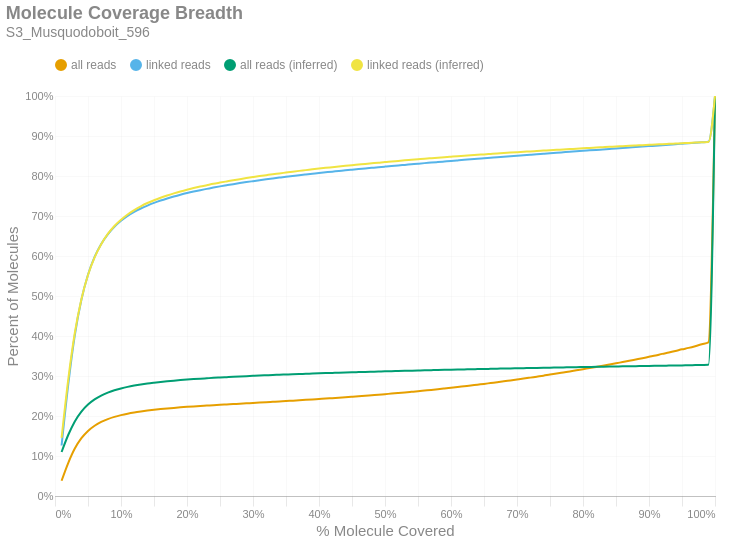

Source (notebook cell):
### Markdown cell above
### Molecule Read Coverage
This chart shows molecule coverage breadth as computed by the number of bases aligned to that molecule. In other words, "*how much of each unique long molecule is actually sequenced/aligned?*" Keep in mind there is a distinction between sequences and alignments, since some sequences belonging to a particular molecule may not align well and wouldn't appear in the alignment data. This chart also shows molecule coverage breadth as computed by the *inferred fragment* from which the aligned sequences originate. Unlike read coverage, this calculation takes into account the total insert size, including unsequenced gaps between the forward and reverse reads. Like the previous figures, these are cumulative percents.

### Code cell
if SKIPLR:
    print_html(f"Skipped")
else:
    binned_df = consolidated_hist(valids['coverage_bp'], mask, 0.01, True)
    binned_df_inf = consolidated_hist(valids['coverage_inserts'], mask, 0.01, True)
    binned_df = binned_df.with_columns(pl.lit(binned_df_inf['all reads (cumsum)']).alias('all reads (inferred)'))
    binned_df = binned_df.with_columns(pl.lit(binned_df_inf['linked reads (cumsum)']).alias('linked reads (inferred)'))
    binned_df = binned_df.with_columns(
        (pl.col('bin').cast(pl.Float64) + 0.01).alias('right_edge')
    )

    with SafeRender(binned_df):
        (
            density_plot(binned_df, 'Molecule Coverage Breadth', samplename, 'molcov', ['all reads (inferred)','linked reads (inferred)'])
            .encode(
                #x=alt.X('bin:Q', title="% Molecule Covered").axis(format = '%').scale(padding=0),
                x=alt.X('right_edge:Q', title="% Molecule Covered").axis(format='%').scale(padding=0),
                y=alt.Y('value:Q', title='Percent of Molecules')
                    .axis(format='%')
                    .stack(False)
                    .scale(domainMin=0, padding=0),
                color=alt.Color("key:N").scale(domain = ["all reads", "linked reads", "all reads (inferred)", "linked reads (inferred)"]),
                tooltip = [
                    alt.Tooltip("key:N", title = "Data Type"),
                    alt.Tooltip("range_label:N", title="% Molecule Covered"),
                    alt.Tooltip("value:Q", format = ".2%", title="% Molecules")
                ]
            )
        ).display()

### Figure 1 — Vega-Lite specification as saved in the notebook (floating-point values rounded to 4 significant figures)
{"width": "container", "height": 400, "config": {"title": {"anchor": "start", "dy": -15, "fontSize": 18, "color": "#888888", "subtitleColor": "#888888", "subtitleFontSize": 14}, "arc": {"fill": "#0072B2"}, "axis": {"domainColor": "#888888", "domainWidth": 0.5, "gridWidth": 0.2, "grid": false, "titleFontWeight": 400, "titleFontSize": 15, "labelFontSize": 11, "labelColor": "#888888", "tickColor": "#888888", "tickWidth": 0.2, "titleColor": "#888888"}, "axisBand": {"grid": false}, "axisX": {"grid": true, "tickSize": 10, "domainCap": "round"}, "axisY": {"domain": false, "grid": true, "tickSize": 0, "domainCap": "round"}, "background": "transparent", "header": {"labelFontSize": 15, "labelColor": "#888888", "titleFontSize": 15, "titleFontWeight": 600, "titleColor": "#888888"}, "legend": {"labelFont": "sans-serif", "labelFontSize": 12, "labelColor": "#888888", "symbolSize": 100, "symbolType": "circle", "titleFontSize": 12, "titlePadding": 10, "titleColor": "#888888", "title": null, "orient": "top"}, "range": {"category": ["#E69F00", "#56B4E9", "#009E73", "#F0E442", "#0072B2", "#D55E00", "#CC79A7", "#000000"], "diverging": ["#cfe8f3", "#a2d4ec", "#73bfe2", "#46abdb", "#1696d2", "#12719e"]}, "area": {"fill": "#0072B2", "fillOpacity": 0.7, "line": true, "strokeOpacity": 0.7}, "line": {"color": "#0072B2", "stroke": "#0072B2", "strokeWidth": 2}, "trail": {"color": "#0072B2", "stroke": "#0072B2", "strokeWidth": 0, "size": 1}, "point": {"filled": true, "fillOpacity": 1.0, "size": 95}, "text": {"color": "#888888", "fontSize": 11, "align": "right", "fontWeight": 400, "size": 11}, "bar": {"fill": "#0072B2", "stroke": null}, "view": {"stroke": null, "continuousWidth": 660, "continuousHeight": 400}}, "data": {"name": "data-82445b0f85696a93970ed2dad553338c"}, "mark": {"type": "line", "interpolate": "monotone", "point": {"opacity": 0, "size": 275}}, "encoding": {"color": {"field": "key", "scale": {"domain": ["all reads", "linked reads", "all reads (inferred)", "linked reads (inferred)"]}, "type": "nominal"}, "tooltip": [{"field": "key", "title": "Data Type", "type": "nominal"}, {"field": "range_label", "title": "% Molecule Covered", "type": "nominal"}, {"field": "value", "format": ".2%", "title": "% Molecules", "type": "quantitative"}], "x": {"axis": {"format": "%"}, "field": "right_edge", "scale": {"padding": 0}, "title": "% Molecule Covered", "type": "quantitative"}, "y": {"axis": {"format": "%"}, "field": "value", "scale": {"domainMin": 0, "padding": 0}, "stack": false, "title": "Percent of Molecules", "type": "quantitative"}}, "params": [{"name": "param_c36ac31b6afebe62", "select": {"type": "point", "fields": ["key"]}, "bind": "legend"}], "title": {"text": "Molecule Coverage Breadth", "subtitle": "S3_Musquodoboit_596"}, "transform": [{"fold": ["all reads (cumsum)", "linked reads (cumsum)", "all reads (inferred)", "linked reads (inferred)"]}, {"calculate": "replace(datum.key, ' (cumsum)', '')", "as": "key"}, {"filter": {"param": "param_c36ac31b6afebe62"}}], "usermeta": {"embedOptions": {"downloadFileName": "S3_Musquodoboit_596.molcov"}}, "$schema": "https://vega.github.io/schema/vega-lite/v6.1.0.json", "datasets": {"data-82445b0f85696a93970ed2dad553338c": [{"bin": "0.0", "interval": "0.0-0.01", "all reads": 0.03812, "linked reads": 0.1262, "all reads (cumsum)": 0.03812, "linked reads (cumsum)": 0.1262, "range_label": "0.0-0.01", "all reads (inferred)": 0.1101, "linked reads (inferred)": 0.1453, "right_edge": 0.01}, {"bin": "0.01", "interval": "0.01-0.02", "all reads": 0.0443, "linked reads": 0.1515, "all reads (cumsum)": 0.08242, "linked reads (cumsum)": 0.2777, "range_label": "0.01-0.02", "all reads (inferred)": 0.1524, "linked reads (inferred)": 0.2905, "right_edge": 0.02}, {"bin": "0.02", "interval": "0.02-0.03", "all reads": 0.03617, "linked reads": 0.1241, "all reads (cumsum)": 0.1186, "linked reads (cumsum)": 0.4018, "range_label": "0.02-0.03", "all reads (inferred)": 0.1864, "linked reads (inferred)": 0.4074, "right_edge": 0.03}, {"bin": "0.03", "interval": "0.03-0.04", "all reads": 0.02595, "linked reads": 0.08898, "all reads (cumsum)": 0.1446, "linked reads (cumsum)": 0.4908, "range_label": "0.03-0.04", "all reads (inferred)": 0.211, "linked reads (inferred)": 0.4919, "right_edge": 0.04}, {"bin": "0.04", "interval": "0.04-0.05", "all reads": 0.01817, "linked reads": 0.06228, "all reads (cumsum)": 0.1627, "linked reads (cumsum)": 0.5531, "range_label": "0.04-0.05", "all reads (inferred)": 0.2287, "linked reads (inferred)": 0.5525, "right_edge": 0.05}, {"bin": "0.05", "interval": "0.05-0.06", "all reads": 0.01302, "linked reads": 0.04455, "all reads (cumsum)": 0.1757, "linked reads (cumsum)": 0.5976, "range_label": "0.05-0.06", "all reads (inferred)": 0.2415, "linked reads (inferred)": 0.5967, "right_edge": 0.06}, {"bin": "0.06", "interval": "0.06-0.07", "all reads": 0.009448, "linked reads": 0.0323, "all reads (cumsum)": 0.1852, "linked reads (cumsum)": 0.6299, "range_label": "0.06-0.07", "all reads (inferred)": 0.2512, "linked reads (inferred)": 0.6297, "right_edge": 0.07}, {"bin": "0.07", "interval": "0.07-0.08", "all reads": 0.007093, "linked reads": 0.02425, "all reads (cumsum)": 0.1923, "linked reads (cumsum)": 0.6542, "range_label": "0.07-0.08", "all reads (inferred)": 0.2586, "linked reads (inferred)": 0.6552, "right_edge": 0.08}, {"bin": "0.08", "interval": "0.08-0.09", "all reads": 0.005526, "linked reads": 0.01883, "all reads (cumsum)": 0.1978, "linked reads (cumsum)": 0.673, "range_label": "0.08-0.09", "all reads (inferred)": 0.2644, "linked reads (inferred)": 0.6751, "right_edge": 0.09}, {"bin": "0.09", "interval": "0.09-0.1", "all reads": 0.004411, "linked reads": 0.01499, "all reads (cumsum)": 0.2022, "linked reads (cumsum)": 0.688, "range_label": "0.09-0.1", "all reads (inferred)": 0.2689, "linked reads (inferred)": 0.6906, "right_edge": 0.1}, {"bin": "0.1", "interval": "0.1-0.11", "all reads": 0.00365, "linked reads": 0.0124, "all reads (cumsum)": 0.2059, "linked reads (cumsum)": 0.7004, "range_label": "0.1-0.11", "all reads (inferred)": 0.2728, "linked reads (inferred)": 0.7039, "right_edge": 0.11}, {"bin": "0.11", "interval": "0.11-0.12", "all reads": 0.002989, "linked reads": 0.01011, "all reads (cumsum)": 0.2089, "linked reads (cumsum)": 0.7105, "range_label": "0.11-0.12", "all reads (inferred)": 0.276, "linked reads (inferred)": 0.7148, "right_edge": 0.12}, {"bin": "0.12", "interval": "0.12-0.13", "all reads": 0.002457, "linked reads": 0.00831, "all reads (cumsum)": 0.2113, "linked reads (cumsum)": 0.7188, "range_label": "0.12-0.13", "all reads (inferred)": 0.2788, "linked reads (inferred)": 0.7243, "right_edge": 0.13}, {"bin": "0.13", "interval": "0.13-0.14", "all reads": 0.002165, "linked reads": 0.007302, "all reads (cumsum)": 0.2135, "linked reads (cumsum)": 0.7261, "range_label": "0.13-0.14", "all reads (inferred)": 0.2812, "linked reads (inferred)": 0.7325, "right_edge": 0.14}, {"bin": "0.14", "interval": "0.14-0.15", "all reads": 0.001961, "linked reads": 0.006594, "all reads (cumsum)": 0.2154, "linked reads (cumsum)": 0.7327, "range_label": "0.14-0.15", "all reads (inferred)": 0.2832, "linked reads (inferred)": 0.7393, "right_edge": 0.15}, {"bin": "0.15", "interval": "0.15-0.16", "all reads": 0.001785, "linked reads": 0.005973, "all reads (cumsum)": 0.2172, "linked reads (cumsum)": 0.7387, "range_label": "0.15-0.16", "all reads (inferred)": 0.2851, "linked reads (inferred)": 0.7456, "right_edge": 0.16}, {"bin": "0.16", "interval": "0.16-0.17", "all reads": 0.001585, "linked reads": 0.005261, "all reads (cumsum)": 0.2188, "linked reads (cumsum)": 0.7439, "range_label": "0.16-0.17", "all reads (inferred)": 0.2867, "linked reads (inferred)": 0.7513, "right_edge": 0.17}, {"bin": "0.17", "interval": "0.17-0.18", "all reads": 0.001458, "linked reads": 0.004829, "all reads (cumsum)": 0.2203, "linked reads (cumsum)": 0.7488, "range_label": "0.17-0.18", "all reads (inferred)": 0.2883, "linked reads (inferred)": 0.7566, "right_edge": 0.18}, {"bin": "0.18", "interval": "0.18-0.19", "all reads": 0.001354, "linked reads": 0.004463, "all reads (cumsum)": 0.2216, "linked reads (cumsum)": 0.7532, "range_label": "0.18-0.19", "all reads (inferred)": 0.2897, "linked reads (inferred)": 0.7614, "right_edge": 0.19}, {"bin": "0.19", "interval": "0.19-0.2", "all reads": 0.001245, "linked reads": 0.004112, "all reads (cumsum)": 0.2229, "linked reads (cumsum)": 0.7573, "range_label": "0.19-0.2", "all reads (inferred)": 0.291, "linked reads (inferred)": 0.7658, "right_edge": 0.2}, {"bin": "0.2", "interval": "0.2-0.21", "all reads": 0.00116, "linked reads": 0.003748, "all reads (cumsum)": 0.224, "linked reads (cumsum)": 0.7611, "range_label": "0.2-0.21", "all reads (inferred)": 0.2922, "linked reads (inferred)": 0.7698, "right_edge": 0.21}, {"bin": "0.21", "interval": "0.21-0.22", "all reads": 0.001062, "linked reads": 0.003425, "all reads (cumsum)": 0.2251, "linked reads (cumsum)": 0.7645, "range_label": "0.21-0.22", "all reads (inferred)": 0.2933, "linked reads (inferred)": 0.7736, "right_edge": 0.22}, {"bin": "0.22", "interval": "0.22-0.23", "all reads": 0.001006, "linked reads": 0.00326, "all reads (cumsum)": 0.2261, "linked reads (cumsum)": 0.7678, "range_label": "0.22-0.23", "all reads (inferred)": 0.2943, "linked reads (inferred)": 0.777, "right_edge": 0.23}, {"bin": "0.23", "interval": "0.23-0.24", "all reads": 0.001032, "linked reads": 0.003292, "all reads (cumsum)": 0.2271, "linked reads (cumsum)": 0.7711, "range_label": "0.23-0.24", "all reads (inferred)": 0.2954, "linked reads (inferred)": 0.7805, "right_edge": 0.24}, {"bin": "0.24", "interval": "0.24-0.25", "all reads": 0.0009491, "linked reads": 0.003016, "all reads (cumsum)": 0.2281, "linked reads (cumsum)": 0.7741, "range_label": "0.24-0.25", "all reads (inferred)": 0.2963, "linked reads (inferred)": 0.7835, "right_edge": 0.25}, {"bin": "0.25", "interval": "0.25-0.26", "all reads": 0.0008993, "linked reads": 0.002787, "all reads (cumsum)": 0.229, "linked reads (cumsum)": 0.7769, "range_label": "0.25-0.26", "all reads (inferred)": 0.2971, "linked reads (inferred)": 0.7865, "right_edge": 0.26}, {"bin": "0.26", "interval": "0.26-0.27", "all reads": 0.0009065, "linked reads": 0.002744, "all reads (cumsum)": 0.2299, "linked reads (cumsum)": 0.7796, "range_label": "0.26-0.27", "all reads (inferred)": 0.298, "linked reads (inferred)": 0.7894, "right_edge": 0.27}, {"bin": "0.27", "interval": "0.27-0.28", "all reads": 0.000893, "linked reads": 0.002627, "all reads (cumsum)": 0.2308, "linked reads (cumsum)": 0.7822, "range_label": "0.27-0.28", "all reads (inferred)": 0.2988, "linked reads (inferred)": 0.7921, "right_edge": 0.28}, {"bin": "0.28", "interval": "0.28-0.29", "all reads": 0.0009164, "linked reads": 0.002528, "all reads (cumsum)": 0.2317, "linked reads (cumsum)": 0.7848, "range_label": "0.28-0.29", "all reads (inferred)": 0.2996, "linked reads (inferred)": 0.7948, "right_edge": 0.29}, {"bin": "0.29", "interval": "0.29-0.3", "all reads": 0.0008941, "linked reads": 0.00236, "all reads (cumsum)": 0.2326, "linked reads (cumsum)": 0.7871, "range_label": "0.29-0.3", "all reads (inferred)": 0.3004, "linked reads (inferred)": 0.7973, "right_edge": 0.3}, {"bin": "0.3", "interval": "0.3-0.31", "all reads": 0.0009309, "linked reads": 0.002322, "all reads (cumsum)": 0.2335, "linked reads (cumsum)": 0.7895, "range_label": "0.3-0.31", "all reads (inferred)": 0.3011, "linked reads (inferred)": 0.7998, "right_edge": 0.31}, {"bin": "0.31", "interval": "0.31-0.32", "all reads": 0.0009532, "linked reads": 0.002295, "all reads (cumsum)": 0.2345, "linked reads (cumsum)": 0.7917, "range_label": "0.31-0.32", "all reads (inferred)": 0.3018, "linked reads (inferred)": 0.8021, "right_edge": 0.32}, {"bin": "0.32", "interval": "0.32-0.33", "all reads": 0.0009703, "linked reads": 0.002184, "all reads (cumsum)": 0.2354, "linked reads (cumsum)": 0.7939, "range_label": "0.32-0.33", "all reads (inferred)": 0.3025, "linked reads (inferred)": 0.8044, "right_edge": 0.33}, {"bin": "0.33", "interval": "0.33-0.34", "all reads": 0.0009698, "linked reads": 0.002139, "all reads (cumsum)": 0.2364, "linked reads (cumsum)": 0.7961, "range_label": "0.33-0.34", "all reads (inferred)": 0.3031, "linked reads (inferred)": 0.8065, "right_edge": 0.34}, {"bin": "0.34", "interval": "0.34-0.35", "all reads": 0.000988, "linked reads": 0.002105, "all reads (cumsum)": 0.2374, "linked reads (cumsum)": 0.7982, "range_label": "0.34-0.35", "all reads (inferred)": 0.3037, "linked reads (inferred)": 0.8086, "right_edge": 0.35}, {"bin": "0.35", "interval": "0.35-0.36", "all reads": 0.0009615, "linked reads": 0.001971, "all reads (cumsum)": 0.2384, "linked reads (cumsum)": 0.8001, "range_label": "0.35-0.36", "all reads (inferred)": 0.3044, "linked reads (inferred)": 0.8108, "right_edge": 0.36}, {"bin": "0.36", "interval": "0.36-0.37", "all reads": 0.0009719, "linked reads": 0.001827, "all reads (cumsum)": 0.2393, "linked reads (cumsum)": 0.802, "range_label": "0.36-0.37", "all reads (inferred)": 0.305, "linked reads (inferred)": 0.8128, "right_edge": 0.37}, {"bin": "0.37", "interval": "0.37-0.38", "all reads": 0.0009952, "linked reads": 0.00182, "all reads (cumsum)": 0.2403, "linked reads (cumsum)": 0.8038, "range_label": "0.37-0.38", "all reads (inferred)": 0.3055, "linked reads (inferred)": 0.8147, "right_edge": 0.38}, {"bin": "0.38", "interval": "0.38-0.39", "all reads": 0.001028, "linked reads": 0.001818, "all reads (cumsum)": 0.2414, "linked reads (cumsum)": 0.8056, "range_label": "0.38-0.39", "all reads (inferred)": 0.3061, "linked reads (inferred)": 0.8167, "right_edge": 0.39}, {"bin": "0.39", "interval": "0.39-0.4", "all reads": 0.001095, "linked reads": 0.001854, "all reads (cumsum)": 0.2424, "linked reads (cumsum)": 0.8075, "range_label": "0.39-0.4", "all reads (inferred)": 0.3067, "linked reads (inferred)": 0.8185, "right_edge": 0.4}, {"bin": "0.4", "interval": "0.4-0.41", "all reads": 0.001061, "linked reads": 0.001696, "all reads (cumsum)": 0.2435, "linked reads (cumsum)": 0.8092, "range_label": "0.4-0.41", "all reads (inferred)": 0.3073, "linked reads (inferred)": 0.8203, "right_edge": 0.41}, {"bin": "0.41", "interval": "0.41-0.42", "all reads": 0.001153, "linked reads": 0.001693, "all reads (cumsum)": 0.2447, "linked reads (cumsum)": 0.8109, "range_label": "0.41-0.42", "all reads (inferred)": 0.3078, "linked reads (inferred)": 0.8221, "right_edge": 0.42}, {"bin": "0.42", "interval": "0.42-0.43", "all reads": 0.001116, "linked reads": 0.001655, "all reads (cumsum)": 0.2458, "linked reads (cumsum)": 0.8125, "range_label": "0.42-0.43", "all reads (inferred)": 0.3083, "linked reads (inferred)": 0.8238, "right_edge": 0.43}, {"bin": "0.43", "interval": "0.43-0.44", "all reads": 0.001165, "linked reads": 0.001713, "all reads (cumsum)": 0.2469, "linked reads (cumsum)": 0.8142, "range_label": "0.43-0.44", "all reads (inferred)": 0.3088, "linked reads (inferred)": 0.8254, "right_edge": 0.44}, {"bin": "0.44", "interval": "0.44-0.45", "all reads": 0.001206, "linked reads": 0.001585, "all reads (cumsum)": 0.2481, "linked reads (cumsum)": 0.8158, "range_label": "0.44-0.45", "all reads (inferred)": 0.3093, "linked reads (inferred)": 0.8271, "right_edge": 0.45}, {"bin": "0.45", "interval": "0.45-0.46", "all reads": 0.001221, "linked reads": 0.001548, "all reads (cumsum)": 0.2494, "linked reads (cumsum)": 0.8174, "range_label": "0.45-0.46", "all reads (inferred)": 0.3098, "linked reads (inferred)": 0.8287, "right_edge": 0.46}, {"bin": "0.46", "interval": "0.46-0.47", "all reads": 0.00125, "linked reads": 0.001512, "all reads (cumsum)": 0.2506, "linked reads (cumsum)": 0.8189, "range_label": "0.46-0.47", "all reads (inferred)": 0.3103, "linked reads (inferred)": 0.8303, "right_edge": 0.47}, {"bin": "0.47", "interval": "0.47-0.48", "all reads": 0.001313, "linked reads": 0.001542, "all reads (cumsum)": 0.2519, "linked reads (cumsum)": 0.8204, "range_label": "0.47-0.48", "all reads (inferred)": 0.3107, "linked reads (inferred)": 0.8318, "right_edge": 0.48}, {"bin": "0.48", "interval": "0.48-0.49", "all reads": 0.001278, "linked reads": 0.00154, "all reads (cumsum)": 0.2532, "linked reads (cumsum)": 0.822, "range_label": "0.48-0.49", "all reads (inferred)": 0.3112, "linked reads (inferred)": 0.8333, "right_edge": 0.49}, {"bin": "0.49", "interval": "0.49-0.5", "all reads": 0.001438, "linked reads": 0.001497, "all reads (cumsum)": 0.2546, "linked reads (cumsum)": 0.8235, "range_label": "0.49-0.5", "all reads (inferred)": 0.3117, "linked reads (inferred)": 0.835, "right_edge": 0.5}, {"bin": "0.5", "interval": "0.5-0.51", "all reads": 0.001339, "linked reads": 0.001476, "all reads (cumsum)": 0.256, "linked reads (cumsum)": 0.8249, "range_label": "0.5-0.51", "all reads (inferred)": 0.3121, "linked reads (inferred)": 0.8363, "right_edge": 0.51}, {"bin": "0.51", "interval": "0.51-0.52", "all reads": 0.001446, "linked reads": 0.00139, "all reads (cumsum)": 0.2574, "linked reads (cumsum)": 0.8263, "range_label": "0.51-0.52", "all reads (inferred)": 0.3126, "linked reads (inferred)": 0.8378, "right_edge": 0.52}, {"bin": "0.52", "interval": "0.52-0.53", "all reads": 0.001499, "linked reads": 0.001483, "all reads (cumsum)": 0.2589, "linked reads (cumsum)": 0.8278, "range_label": "0.52-0.53", "all reads (inferred)": 0.313, "linked reads (inferred)": 0.8392, "right_edge": 0.53}, {"bin": "0.53", "interval": "0.53-0.54", "all reads": 0.001537, "linked reads": 0.001472, "all reads (cumsum)": 0.2605, "linked reads (cumsum)": 0.8293, "range_label": "0.53-0.54", "all reads (inferred)": 0.3134, "linked reads (inferred)": 0.8405, "right_edge": 0.54}, {"bin": "0.54", "interval": "0.54-0.55", "all reads": 0.00155, "linked reads": 0.001487, "all reads (cumsum)": 0.262, "linked reads (cumsum)": 0.8308, "range_label": "0.54-0.55", "all reads (inferred)": 0.3138, "linked reads (inferred)": 0.8419, "right_edge": 0.55}, {"bin": "0.55", "interval": "0.55-0.56", "all reads": 0.001636, "linked reads": 0.001435, "all reads (cumsum)": 0.2637, "linked reads (cumsum)": 0.8322, "range_label": "0.55-0.56", "all reads (inferred)": 0.3142, "linked reads (inferred)": 0.8432, "right_edge": 0.56}, {"bin": "0.56", "interval": "0.56-0.57", "all reads": 0.001622, "linked reads": 0.001298, "all reads (cumsum)": 0.2653, "linked reads (cumsum)": 0.8335, "range_label": "0.56-0.57", "all reads (inferred)": 0.3146, "linked reads (inferred)": 0.8445, "right_edge": 0.57}, {"bin": "0.57", "interval": "0.57-0.58", "all reads": 0.00169, "linked reads": 0.001372, "all reads (cumsum)": 0.267, "linked reads (cumsum)": 0.8349, "range_label": "0.57-0.58", "all reads (inferred)": 0.315, "linked reads (inferred)": 0.8458, "right_edge": 0.58}, {"bin": "0.58", "interval": "0.58-0.59", "all reads": 0.001781, "linked reads": 0.0014, "all reads (cumsum)": 0.2687, "linked reads (cumsum)": 0.8363, "range_label": "0.58-0.59", "all reads (inferred)": 0.3154, "linked reads (inferred)": 0.8471, "right_edge": 0.59}, {"bin": "0.59", "interval": "0.59-0.6", "all reads": 0.001823, "linked reads": 0.001409, "all reads (cumsum)": 0.2706, "linked reads (cumsum)": 0.8377, "range_label": "0.59-0.6", "all reads (inferred)": 0.3158, "linked reads (inferred)": 0.8483, "right_edge": 0.6}, {"bin": "0.6", "interval": "0.6-0.61", "all reads": 0.001819, "linked reads": 0.001357, "all reads (cumsum)": 0.2724, "linked reads (cumsum)": 0.839, "range_label": "0.6-0.61", "all reads (inferred)": 0.3162, "linked reads (inferred)": 0.8495, "right_edge": 0.61}, {"bin": "0.61", "interval": "0.61-0.62", "all reads": 0.001961, "linked reads": 0.001336, "all reads (cumsum)": 0.2743, "linked reads (cumsum)": 0.8404, "range_label": "0.61-0.62", "all reads (inferred)": 0.3165, "linked reads (inferred)": 0.8506, "right_edge": 0.62}, {"bin": "0.62", "interval": "0.62-0.63", "all reads": 0.001908, "linked reads": 0.001277, "all reads (cumsum)": 0.2763, "linked reads (cumsum)": 0.8416, "range_label": "0.62-0.63", "all reads (inferred)": 0.3169, "linked reads (inferred)": 0.8518, "right_edge": 0.63}, {"bin": "0.63", "interval": "0.63-0.64", "all reads": 0.002073, "linked reads": 0.001368, "all reads (cumsum)": 0.2783, "linked reads (cumsum)": 0.843, "range_label": "0.63-0.64", "all reads (inferred)": 0.3172, "linked reads (inferred)": 0.8529, "right_edge": 0.64}, {"bin": "0.64", "interval": "0.64-0.65", "all reads": 0.001948, "linked reads": 0.00128, "all reads (cumsum)": 0.2803, "linked reads (cumsum)": 0.8443, "range_label": "0.64-0.65", "all reads (inferred)": 0.3176, "linked reads (inferred)": 0.8541, "right_edge": 0.65}, {"bin": "0.65", "interval": "0.65-0.66", "all reads": 0.002157, "linked reads": 0.001314, "all reads (cumsum)": 0.2824, "linked reads (cumsum)": 0.8456, "range_label": "0.65-0.66", "all reads (inferred)": 0.3179, "linked reads (inferred)": 0.8552, "right_edge": 0.66}, {"bin": "0.66", "interval": "0.66-0.67", "all reads": 0.002106, "linked reads": 0.001288, "all reads (cumsum)": 0.2845, "linked reads (cumsum)": 0.8469, "range_label": "0.66-0.67", "all reads (inferred)": 0.3183, "linked reads (inferred)": 0.8563, "right_edge": 0.67}, {"bin": "0.67", "interval": "0.67-0.68", "all reads": 0.002203, "linked reads": 0.001365, "all reads (cumsum)": 0.2867, "linked reads (cumsum)": 0.8483, "range_label": "0.67-0.68", "all reads (inferred)": 0.3186, "linked reads (inferred)": 0.8574, "right_edge": 0.68}, {"bin": "0.68", "interval": "0.68-0.69", "all reads": 0.002265, "linked reads": 0.001289, "all reads (cumsum)": 0.289, "linked reads (cumsum)": 0.8495, "range_label": "0.68-0.69", "all reads (inferred)": 0.319, "linked reads (inferred)": 0.8585, "right_edge": 0.69}, {"bin": "0.69", "interval": "0.69-0.7", "all reads": 0.00225, "linked reads": 0.001239, "all reads (cumsum)": 0.2913, "linked reads (cumsum)": 0.8508, "range_label": "0.69-0.7", "all reads (inferred)": 0.3193, "linked reads (inferred)": 0.8595, "right_edge": 0.7}, {"bin": "0.7", "interval": "0.7-0.71", "all reads": 0.002266, "linked reads": 0.00116, "all reads (cumsum)": 0.2935, "linked reads (cumsum)": 0.8519, "range_label": "0.7-0.71", "all reads (inferred)": 0.3196, "linked reads (inferred)": 0.8605, "right_edge": 0.71}, {"bin": "0.71", "interval": "0.71-0.72", "all reads": 0.002412, "linked reads": 0.001209, "all reads (cumsum)": 0.2959, "linked reads (cumsum)": 0.8532, "range_label": "0.71-0.72", "all reads (inferred)": 0.3199, "linked reads (inferred)": 0.8615, "right_edge": 0.72}, {"bin": "0.72", "interval": "0.72-0.73", "all reads": 0.002451, "linked reads": 0.001234, "all reads (cumsum)": 0.2984, "linked reads (cumsum)": 0.8544, "range_label": "0.72-0.73", "all reads (inferred)": 0.3202, "linked reads (inferred)": 0.8625, "right_edge": 0.73}, {"bin": "0.73", "interval": "0.73-0.74", "all reads": 0.002404, "linked reads": 0.001311, "all reads (cumsum)": 0.3008, "linked reads (cumsum)": 0.8557, "range_label": "0.73-0.74", "all reads (inferred)": 0.3205, "linked reads (inferred)": 0.8635, "right_edge": 0.74}, {"bin": "0.74", "interval": "0.74-0.75", "all reads": 0.002724, "linked reads": 0.001262, "all reads (cumsum)": 0.3035, "linked reads (cumsum)": 0.857, "range_label": "0.74-0.75", "all reads (inferred)": 0.3208, "linked reads (inferred)": 0.8645, "right_edge": 0.75}, {"bin": "0.75", "interval": "0.75-0.76", "all reads": 0.002511, "linked reads": 0.001126, "all reads (cumsum)": 0.306, "linked reads (cumsum)": 0.8581, "range_label": "0.75-0.76", "all reads (inferred)": 0.3211, "linked reads (inferred)": 0.8654, "right_edge": 0.76}, {"bin": "0.76", "interval": "0.76-0.77", "all reads": 0.002695, "linked reads": 0.001237, "all reads (cumsum)": 0.3087, "linked reads (cumsum)": 0.8593, "range_label": "0.76-0.77", "all reads (inferred)": 0.3214, "linked reads (inferred)": 0.8664, "right_edge": 0.77}, {"bin": "0.77", "interval": "0.77-0.78", "all reads": 0.002712, "linked reads": 0.001248, "all reads (cumsum)": 0.3114, "linked reads (cumsum)": 0.8606, "range_label": "0.77-0.78", "all reads (inferred)": 0.3218, "linked reads (inferred)": 0.8673, "right_edge": 0.78}, {"bin": "0.78", "interval": "0.78-0.79", "all reads": 0.002679, "linked reads": 0.001135, "all reads (cumsum)": 0.3141, "linked reads (cumsum)": 0.8617, "range_label": "0.78-0.79", "all reads (inferred)": 0.322, "linked reads (inferred)": 0.8682, "right_edge": 0.79}, {"bin": "0.79", "interval": "0.79-0.8", "all reads": 0.002948, "linked reads": 0.001288, "all reads (cumsum)": 0.3171, "linked reads (cumsum)": 0.863, "range_label": "0.79-0.8", "all reads (inferred)": 0.3224, "linked reads (inferred)": 0.8692, "right_edge": 0.8}, {"bin": "0.8", "interval": "0.8-0.81", "all reads": 0.002728, "linked reads": 0.001076, "all reads (cumsum)": 0.3198, "linked reads (cumsum)": 0.8641, "range_label": "0.8-0.81", "all reads (inferred)": 0.3226, "linked reads (inferred)": 0.8701, "right_edge": 0.81}, {"bin": "0.81", "interval": "0.81-0.82", "all reads": 0.002893, "linked reads": 0.001135, "all reads (cumsum)": 0.3227, "linked reads (cumsum)": 0.8652, "range_label": "0.81-0.82", "all reads (inferred)": 0.3229, "linked reads (inferred)": 0.8711, "right_edge": 0.82}, {"bin": "0.82", "interval": "0.82-0.83", "all reads": 0.002918, "linked reads": 0.001189, "all reads (cumsum)": 0.3256, "linked reads (cumsum)": 0.8664, "range_label": "0.82-0.83", "all reads (inferred)": 0.3232, "linked reads (inferred)": 0.872, "right_edge": 0.83}, {"bin": "0.83", "interval": "0.83-0.84", "all reads": 0.002975, "linked reads": 0.001169, "all reads (cumsum)": 0.3286, "linked reads (cumsum)": 0.8676, "range_label": "0.83-0.84", "all reads (inferred)": 0.3235, "linked reads (inferred)": 0.8729, "right_edge": 0.84}, {"bin": "0.84", "interval": "0.84-0.85", "all reads": 0.00304, "linked reads": 0.001158, "all reads (cumsum)": 0.3316, "linked reads (cumsum)": 0.8687, "range_label": "0.84-0.85", "all reads (inferred)": 0.3238, "linked reads (inferred)": 0.8737, "right_edge": 0.85}, {"bin": "0.85", "interval": "0.85-0.86", "all reads": 0.003181, "linked reads": 0.001244, "all reads (cumsum)": 0.3348, "linked reads (cumsum)": 0.87, "range_label": "0.85-0.86", "all reads (inferred)": 0.3241, "linked reads (inferred)": 0.8746, "right_edge": 0.86}, {"bin": "0.86", "interval": "0.86-0.87", "all reads": 0.003125, "linked reads": 0.001178, "all reads (cumsum)": 0.3379, "linked reads (cumsum)": 0.8711, "range_label": "0.86-0.87", "all reads (inferred)": 0.3244, "linked reads (inferred)": 0.8755, "right_edge": 0.87}, {"bin": "0.87", "interval": "0.87-0.88", "all reads": 0.00328, "linked reads": 0.001227, "all reads (cumsum)": 0.3412, "linked reads (cumsum)": 0.8724, "range_label": "0.87-0.88", "all reads (inferred)": 0.3246, "linked reads (inferred)": 0.8763, "right_edge": 0.88}, {"bin": "0.88", "interval": "0.88-0.89", "all reads": 0.003272, "linked reads": 0.001121, "all reads (cumsum)": 0.3445, "linked reads (cumsum)": 0.8735, "range_label": "0.88-0.89", "all reads (inferred)": 0.3249, "linked reads (inferred)": 0.8771, "right_edge": 0.89}, {"bin": "0.89", "interval": "0.89-0.9", "all reads": 0.003485, "linked reads": 0.001227, "all reads (cumsum)": 0.348, "linked reads (cumsum)": 0.8747, "range_label": "0.89-0.9", "all reads (inferred)": 0.3251, "linked reads (inferred)": 0.8779, "right_edge": 0.9}, {"bin": "0.9", "interval": "0.9-0.91", "all reads": 0.003395, "linked reads": 0.001135, "all reads (cumsum)": 0.3514, "linked reads (cumsum)": 0.8759, "range_label": "0.9-0.91", "all reads (inferred)": 0.3254, "linked reads (inferred)": 0.8787, "right_edge": 0.91}, {"bin": "0.91", "interval": "0.91-0.92", "all reads": 0.003911, "linked reads": 0.001239, "all reads (cumsum)": 0.3553, "linked reads (cumsum)": 0.8771, "range_label": "0.91-0.92", "all reads (inferred)": 0.3257, "linked reads (inferred)": 0.8796, "right_edge": 0.92}, {"bin": "0.92", "interval": "0.92-0.93", "all reads": 0.003379, "linked reads": 0.001144, "all reads (cumsum)": 0.3586, "linked reads (cumsum)": 0.8782, "range_label": "0.92-0.93", "all reads (inferred)": 0.326, "linked reads (inferred)": 0.8804, "right_edge": 0.93}, {"bin": "0.93", "interval": "0.93-0.94", "all reads": 0.003828, "linked reads": 0.001234, "all reads (cumsum)": 0.3625, "linked reads (cumsum)": 0.8795, "range_label": "0.93-0.94", "all reads (inferred)": 0.3262, "linked reads (inferred)": 0.8812, "right_edge": 0.94}, {"bin": "0.94", "interval": "0.94-0.95", "all reads": 0.004165, "linked reads": 0.001185, "all reads (cumsum)": 0.3666, "linked reads (cumsum)": 0.8807, "range_label": "0.94-0.95", "all reads (inferred)": 0.3265, "linked reads (inferred)": 0.8819, "right_edge": 0.95}, {"bin": "0.95", "interval": "0.95-0.96", "all reads": 0.003613, "linked reads": 0.001175, "all reads (cumsum)": 0.3703, "linked reads (cumsum)": 0.8818, "range_label": "0.95-0.96", "all reads (inferred)": 0.3269, "linked reads (inferred)": 0.8827, "right_edge": 0.96}, {"bin": "0.96", "interval": "0.96-0.97", "all reads": 0.004305, "linked reads": 0.001228, "all reads (cumsum)": 0.3746, "linked reads (cumsum)": 0.8831, "range_label": "0.96-0.97", "all reads (inferred)": 0.3272, "linked reads (inferred)": 0.8835, "right_edge": 0.97}, {"bin": "0.97", "interval": "0.97-0.98", "all reads": 0.004848, "linked reads": 0.001153, "all reads (cumsum)": 0.3794, "linked reads (cumsum)": 0.8842, "range_label": "0.97-0.98", "all reads (inferred)": 0.3275, "linked reads (inferred)": 0.8843, "right_edge": 0.98}, {"bin": "0.98", "interval": "0.98-0.99", "all reads": 0.00469, "linked reads": 0.001176, "all reads (cumsum)": 0.3841, "linked reads (cumsum)": 0.8854, "range_label": "0.98-0.99", "all reads (inferred)": 0.3279, "linked reads (inferred)": 0.8848, "right_edge": 0.99}, {"bin": "0.99", "interval": "0.99-1.0", "all reads": 0.6159, "linked reads": 0.1146, "all reads (cumsum)": 1.0, "linked reads (cumsum)": 1.0, "range_label": "0.99-1.0", "all reads (inferred)": 1.0, "linked reads (inferred)": 1.0, "right_edge": 1.0}]}}
